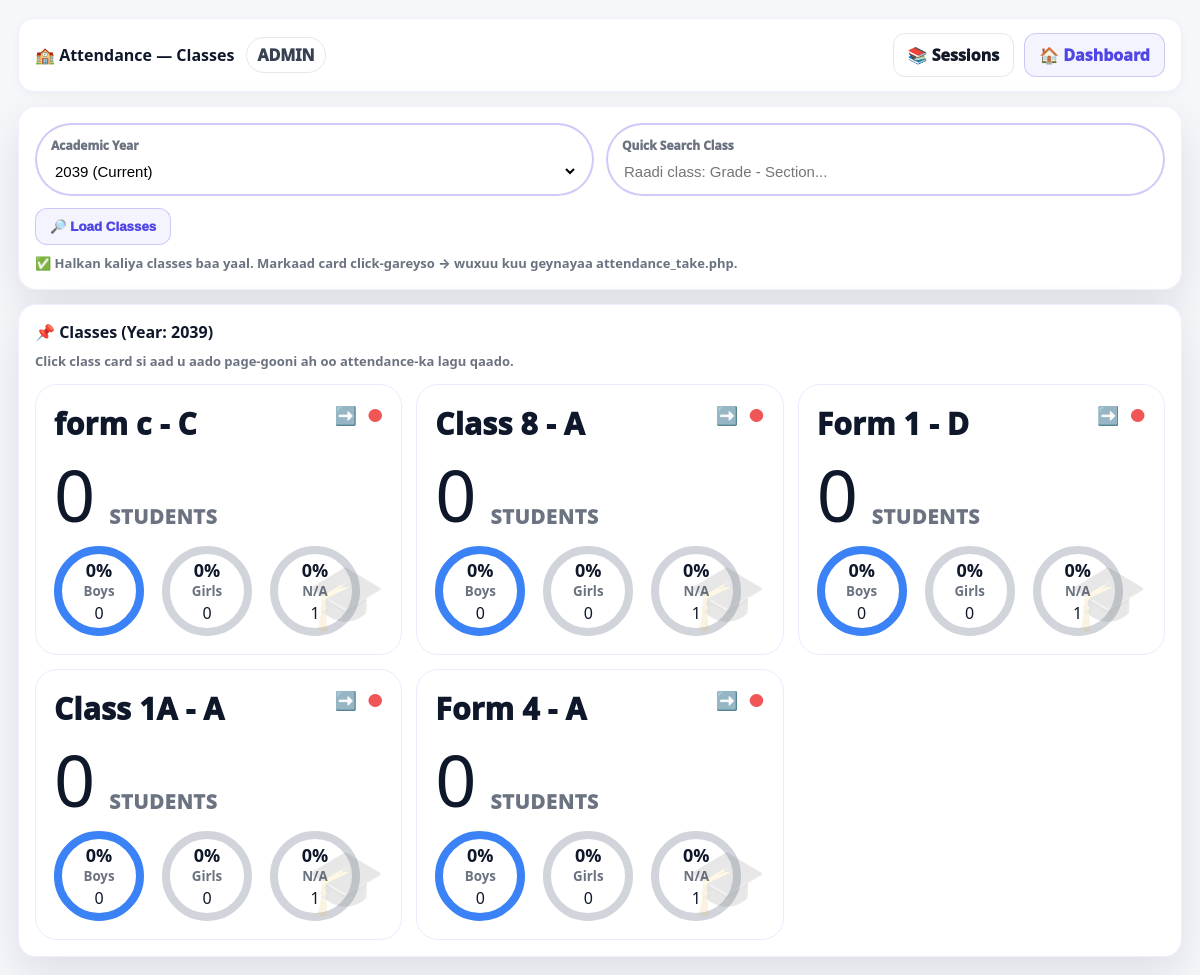
The page /school/attendance_admin.php (signed in) on the database its author committed.
### tables this page shows
CREATE TABLE `academic_years` (
  `year_id` int(11) NOT NULL,
  `year_name` varchar(20) NOT NULL,
  `start_date` date NOT NULL,
  `end_date` date NOT NULL,
  `is_current` tinyint(1) NOT NULL DEFAULT 0
);

CREATE TABLE `sections` (
  `section_id` bigint(20) NOT NULL,
  `grade_id` int(11) NOT NULL,
  `section_name` varchar(10) NOT NULL,
  `capacity_max` int(11) NOT NULL DEFAULT 50
);

### school/attendance_admin.php (the view, shortened to what this page needs)
<?php
require_once __DIR__ . "/conncation.php";
$role = (string)($_SESSION["role"] ?? "");
if (!function_exists("h")) {
  function h($v): string { return htmlspecialchars((string)$v, ENT_QUOTES, "UTF-8"); }
}
$rs = $conn->query("SELECT year_id, year_name FROM academic_years WHERE is_current=1 ORDER BY start_date DESC LIMIT 1");
$currentYear = $rs->fetch_assoc();
$currentYearId = (int)($currentYear["year_id"] ?? 0);
$year_id = (int)($_GET["year_id"] ?? 0);
if ($year_id <= 0) $year_id = $currentYearId;
$years = [];
$rs = $conn->query("SELECT year_id, year_name, is_current FROM academic_years ORDER BY is_current DESC, start_date DESC");
while ($r = $rs->fetch_assoc()) $years[] = $r;
$selectedYearName = "";
if ($year_id > 0) {
  $st = $conn->prepare("SELECT year_name FROM academic_years WHERE year_id=? LIMIT 1");
  $st->bind_param("i", $year_id);
  $st->execute();
  $yy = $st->get_result()->fetch_assoc();
  $selectedYearName = (string)($yy["year_name"] ?? "");
}
$sectionCards = [];
if ($year_id > 0) {
  $st = $conn->prepare("
    SELECT
      sec.section_id,
      CONCAT(g.grade_name,' - ', sec.section_name) AS class_name,
      COUNT(e.enrollment_id) AS total_students,
      SUM(CASE WHEN st.gender='M' THEN 1 ELSE 0 END) AS boys,
      SUM(CASE WHEN st.gender='F' THEN 1 ELSE 0 END) AS girls,
      SUM(CASE WHEN st.gender IS NULL THEN 1 ELSE 0 END) AS na_gender
    FROM sections sec
    JOIN grades g ON g.grade_id = sec.grade_id
    LEFT JOIN enrollments e
      ON e.section_id = sec.section_id
     AND e.year_id = ?
     AND UPPER(e.status)='ENROLLED'
    LEFT JOIN students st ON st.student_id = e.student_id
    GROUP BY sec.section_id, g.grade_name, sec.section_name, g.sort_order
    ORDER BY g.sort_order ASC, sec.section_name ASC
  ");
  $st->bind_param("i", $year_id);
  $st->execute();
  $res = $st->get_result();
  while ($r = $res->fetch_assoc()) $sectionCards[] = $r;
}
?>
<!doctype html>
<html lang="en">
<head>
</head>
<body>
<div class="wrap">
  <div class="top">
    <b style="font-size:16px;">🏫 Attendance — Classes</b>
    <span class="badge"><?= h($role) ?></span>
    <div class="actions">
      <a class="btn" href="attendance_sessions.php">📚 Sessions</a>
      <a class="btn blue" href="dashboard.php">🏠 Dashboard</a>
    </div>
  </div>
  <div class="card">
    <form method="get" action="attendance_admin.php">
      <div class="filters">
        <div class="field">
          <label>Academic Year</label>
          <select name="year_id" required>
            <?php foreach ($years as $y): ?>
              <option value="<?= (int)$y["year_id"] ?>" <?= ((int)$y["year_id"]===$year_id)?"selected":"" ?>>
                <?= h($y["year_name"]) ?><?= ((int)$y["is_current"]===1)?" (Current)":"" ?>
              </option>
            <?php endforeach; ?>
          </select>
        </div>
        <div class="field">
          <label>Quick Search Class</label>
          <input id="classSearch" type="text" placeholder="Raadi class: Grade - Section..." value="">
        </div>
      </div>
      <div style="display:flex;gap:10px;flex-wrap:wrap;margin-top:12px;">
        <button class="btn blue" type="submit">🔎 Load Classes</button>
      </div>
      <div class="hint">
        ✅ Halkan kaliya classes baa yaal. <b>Markaad card click-gareyso</b> → wuxuu kuu geynayaa <b>attendance_take.php</b>.
      </div>
    </form>
  </div>
  <?php if ($year_id <= 0): ?>
    <div class="card"><div class="empty">Fadlan dooro Academic Year si classes-ka u soo baxaan.</div></div>
  <?php else: ?>
    <div class="card">
      <b style="font-size:16px;">📌 Classes (Year: <?= h($selectedYearName ?: ("#".$year_id)) ?>)</b>
      <div class="hint">Click class card si aad u aado page-gooni ah oo attendance-ka lagu qaado.</div>
      <div class="gridCards" id="classGrid" style="margin-top:14px;">
        <?php foreach ($sectionCards as $c): ?>
          <?php
            $total = (int)$c["total_students"];
            $boys  = (int)$c["boys"];
            $girls = (int)$c["girls"];
            $na    = (int)$c["na_gender"];
            $pb = $total>0 ? (int)round(($boys/$total)*100) : 0;
            $pg = $total>0 ? (int)round(($girls/$total)*100) : 0;
            $pn = $total>0 ? (int)round(($na/$total)*100) : 0;
          ?>
          <div class="classCard"
               data-name="<?= h($c["class_name"]) ?>"
               onclick="goClass(<?= (int)$c['section_id'] ?>)">
            <div class="classTop">
              <div>
                <div class="className"><?= h($c["class_name"]) ?></div>
              </div>
              <div class="mini" title="Open attendance page">
                <span>➡️</span>
                <span style="color:#ef4444;">●</span>
              </div>
            </div>
            <div style="display:flex;gap:14px;align-items:flex-end;margin-top:6px;">
              <div class="bigNum"><?= $total ?></div>
              <div class="subTxt">STUDENTS</div>
            </div>
            <div class="rings">
              <div class="ring blue">
                <strong><?= $pb ?>%</strong>
                <small>Boys</small>
                <div class="count"><?= $boys ?></div>
              </div>
              <div class="ring gray">
                <strong><?= $pg ?>%</strong>
                <small>Girls</small>
                <div class="count"><?= $girls ?></div>
              </div>
              <div class="ring gray">
                <strong><?= $pn ?>%</strong>
                <small>N/A</small>
                <div class="count"><?= $na ?></div>
              </div>
            </div>
            <div class="classFoot">🎓</div>
          </div>
        <?php endforeach; ?>
      </div>
    </div>
  <?php endif; ?>
</div>
</body>
</html>

### school/attendance_admin.php (style rules this page uses)
:root { --bg:#f6f7fb;--card:#fff;--ink:#0f172a;--muted:#6b7280; --primary:#4f46e5;--stroke:#e9ecff;--shadow:0 18px 44px rgba(15,23,42,.10); --radius:18px; }
* { box-sizing:border-box }
body { margin:0;font-family:system-ui,-apple-system,Segoe UI,Roboto,Arial;background:var(--bg);color:var(--ink) }
.wrap { max-width:1250px;margin:0 auto;padding:18px }
.top { background:var(--card);border:1px solid #eef0ff;border-radius:16px;padding:14px 16px;display:flex;align-items:center;gap:12px;box-shadow:0 2px 10px rgba(0,0,0,.04) }
.actions { margin-left:auto;display:flex;gap:10px;flex-wrap:wrap }
.btn { border:1px solid #e5e7eb;background:#fff;padding:10px 14px;border-radius:12px;font-weight:950;cursor:pointer;display:inline-flex;align-items:center;gap:10px;color:#111827;text-decoration:none;transition:.15s }
.btn.blue { border-color:rgba(79,70,229,.25);background:rgba(79,70,229,.06);color:var(--primary) }
.card { margin-top:14px;background:var(--card);border:1px solid #eef0ff;border-radius:var(--radius);box-shadow:var(--shadow);padding:16px }
.filters { display:grid;grid-template-columns:1fr 1fr;gap:12px }
.field { border:2px solid rgba(79,70,229,.28);border-radius:999px;padding:12px 14px;background:#fff }
.field label { display:block;font-size:12px;color:var(--muted);font-weight:950;margin-bottom:6px }
select,input { width:100%;border:none;outline:none;background:transparent;font-size:15px }
.hint { margin-top:10px;color:var(--muted);font-weight:850;font-size:13px;line-height:1.35 }
.gridCards { display:grid;grid-template-columns:repeat(3, 1fr);gap:14px }
.classCard { border:1px solid var(--stroke);border-radius:22px;padding:18px;background:#fff;position:relative;cursor:pointer;transition:.15s;min-height:220px }
.classTop { display:flex;align-items:flex-start;gap:10px }
.className { font-weight:1000;font-size:30px;letter-spacing:.2px }
.mini { margin-left:auto;display:flex;gap:10px;opacity:.9 }
.mini span { font-weight:1000;font-size:18px;color:#2563eb }
.bigNum { font-size:72px;font-weight:1100;line-height:1;margin:8px 0 0 }
.subTxt { font-size:20px;font-weight:950;letter-spacing:.7px;color:#6b7280 }
.rings { display:flex;gap:18px;margin-top:16px;flex-wrap:wrap }
.ring { width:90px;height:90px;border-radius:999px;border:8px solid #e5e7eb;display:flex;align-items:center;justify-content:center;flex-direction:column }
.ring strong { font-size:18px;font-weight:1100 }
.ring small { font-weight:900;color:#6b7280 }
.ring.blue { border-color:#3b82f6 }
.ring.gray { border-color:#d1d5db }
.ring .count { margin-top:2px;font-weight:1100 }
.classFoot { position:absolute;right:16px;bottom:16px;font-size:64px;opacity:.12 }
.badge { display:inline-block;padding:6px 10px;border:1px solid #e5e7eb;border-radius:999px;background:#fff;font-weight:950;color:#374151 }

### rows shown on the page
academic_years: year_name "2039"
sections: class_name "form c - C", total "0", pb "0", boys "0", pg "0", girls "0", pn "0", na "1"
sections: class_name "Class 8 - A", total "0", pb "0", boys "0", pg "0", girls "0", pn "0", na "1"
sections: class_name "Form 1 - D", total "0", pb "0", boys "0", pg "0", girls "0", pn "0", na "1"
sections: class_name "Class 1A - A", total "0", pb "0", boys "0", pg "0", girls "0", pn "0", na "1"
sections: class_name "Form 4 - A", total "0", pb "0", boys "0", pg "0", girls "0", pn "0", na "1"

### other values the page prints
$role "ADMIN"
form field year_id "2039 (Current)"
